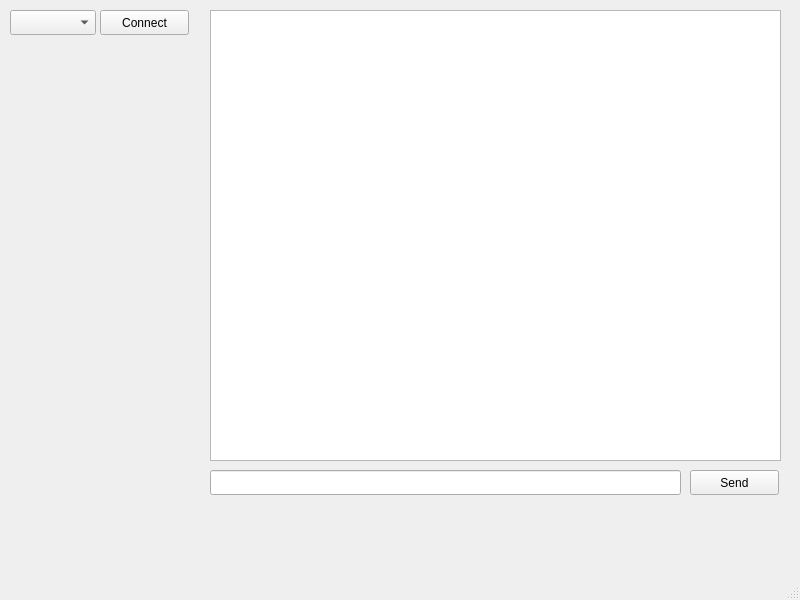
<?xml version="1.0" encoding="UTF-8"?>
<ui version="4.0">
    <class>MainWindow</class>
    <widget class="QMainWindow" name="MainWindow">
        <property name="geometry">
            <rect>
                <x>0</x>
                <y>0</y>
                <width>800</width>
                <height>600</height>
            </rect>
        </property>
        <property name="windowTitle">
            <string>MainWindow</string>
        </property>
        <widget class="QWidget" name="centralwidget">
            <widget class="QComboBox" name="serialComboBox">
                <property name="geometry">
                    <rect>
                        <x>10</x>
                        <y>10</y>
                        <width>86</width>
                        <height>25</height>
                    </rect>
                </property>
            </widget>
            <widget class="QPushButton" name="connectPushButton">
                <property name="geometry">
                    <rect>
                        <x>100</x>
                        <y>10</y>
                        <width>89</width>
                        <height>25</height>
                    </rect>
                </property>
                <property name="text">
                    <string>Connect</string>
                </property>
            </widget>
            <widget class="QTextBrowser" name="outputTextBrowser">
                <property name="geometry">
                    <rect>
                        <x>210</x>
                        <y>10</y>
                        <width>571</width>
                        <height>451</height>
                    </rect>
                </property>
            </widget>
            <widget class="QPushButton" name="sendPushButton">
                <property name="geometry">
                    <rect>
                        <x>690</x>
                        <y>470</y>
                        <width>89</width>
                        <height>25</height>
                    </rect>
                </property>
                <property name="text">
                    <string>Send</string>
                </property>
            </widget>
            <widget class="QLineEdit" name="inputLineEdit">
                <property name="geometry">
                    <rect>
                        <x>210</x>
                        <y>470</y>
                        <width>471</width>
                        <height>25</height>
                    </rect>
                </property>
            </widget>
        </widget>
        <widget class="QMenuBar" name="menubar">
            <property name="geometry">
                <rect>
                    <x>0</x>
                    <y>0</y>
                    <width>800</width>
                    <height>22</height>
                </rect>
            </property>
        </widget>
        <widget class="QStatusBar" name="statusbar"/>
    </widget>
    <resources/>
    <connections/>
</ui>
